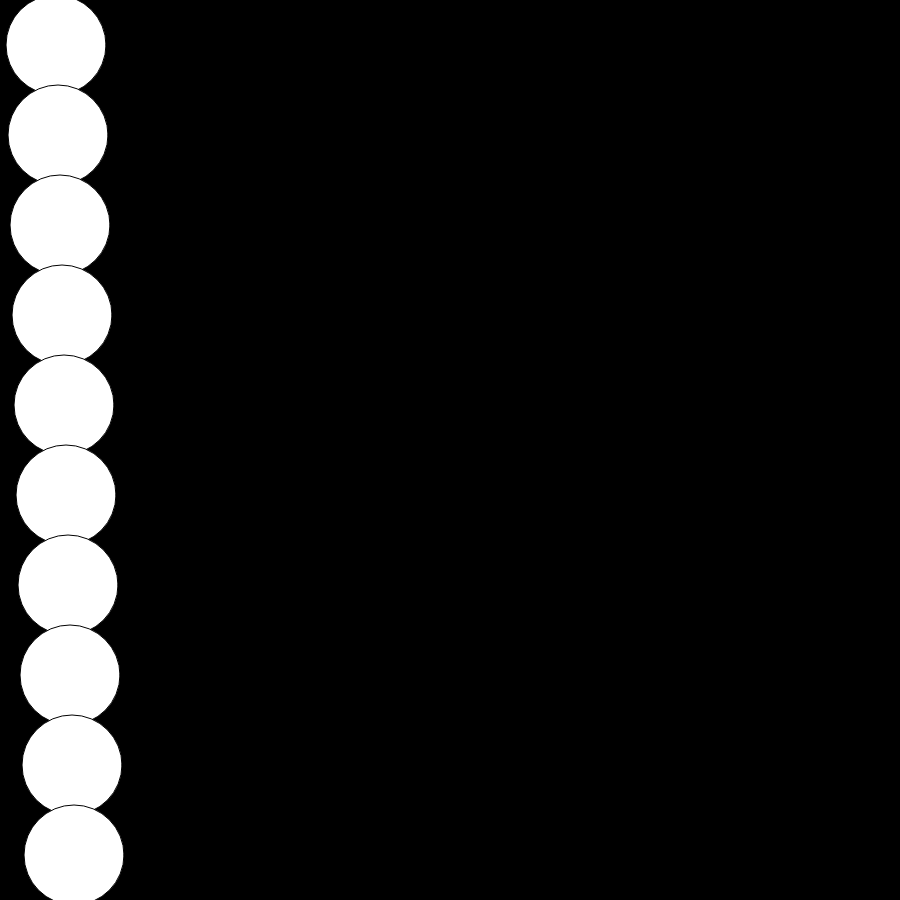
Frame 1 (no input)
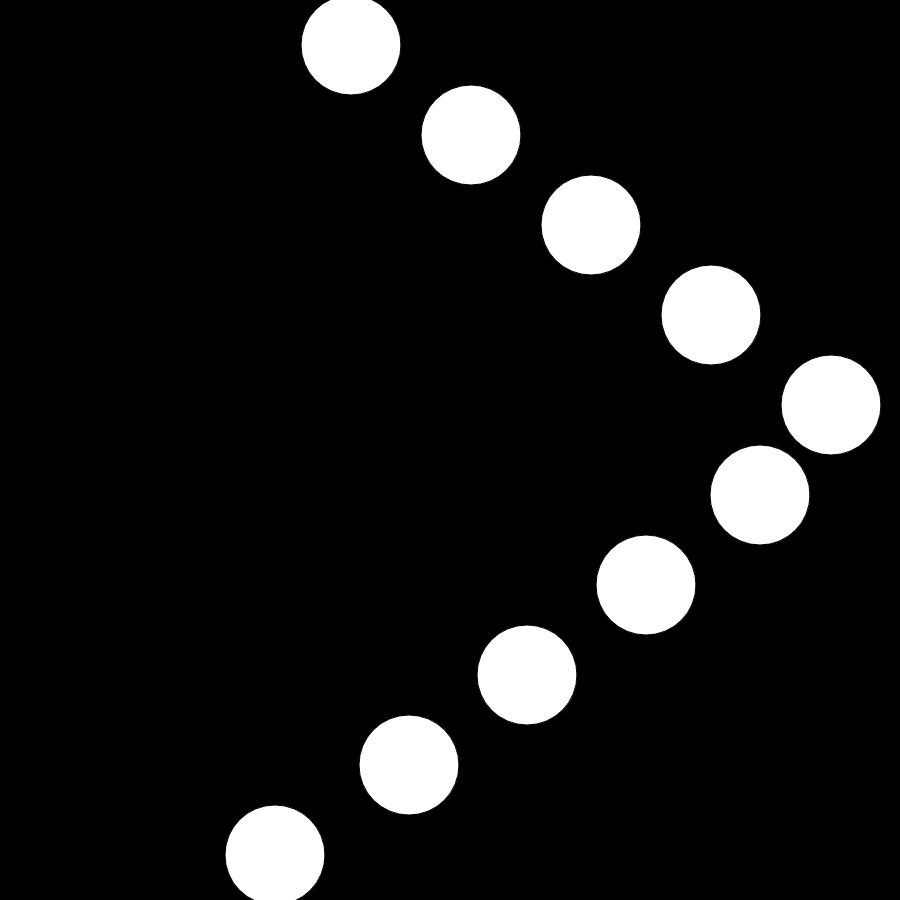
Frame 60 (no input)
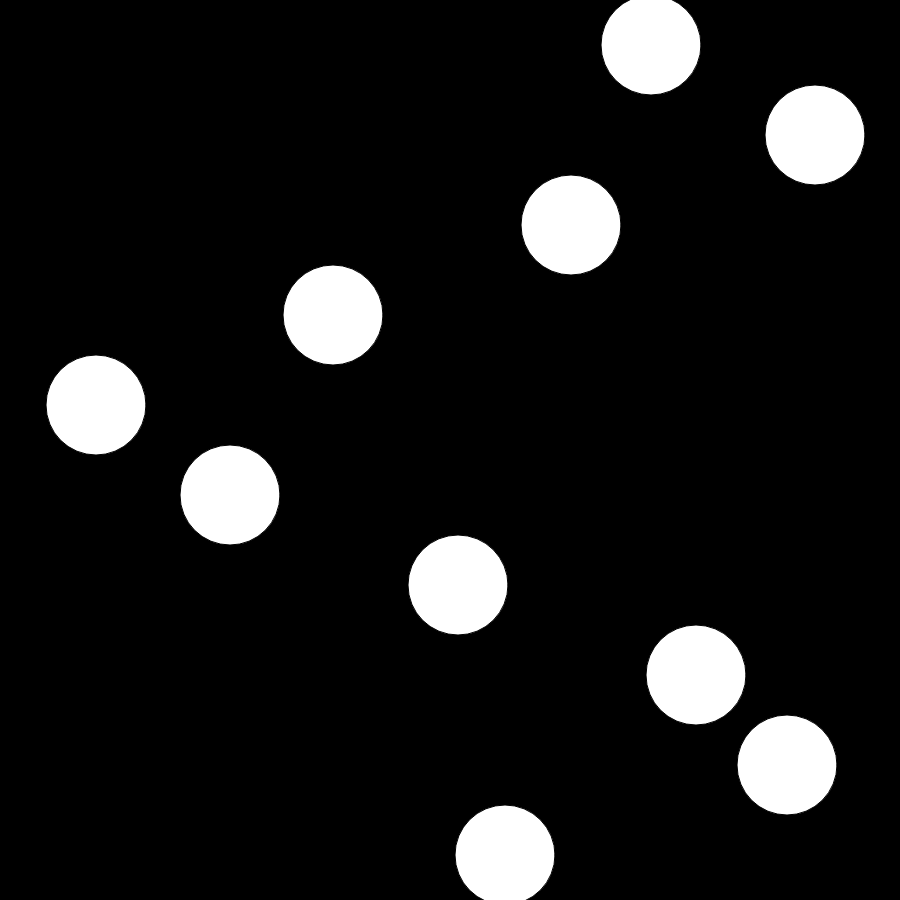
Frame 120 (the mouse pressed at the canvas centre since frame 60)

The p5.js sketch that drew these frames (run headless with seeded random() and noise() and a simulated clock; from frame 60 on, the mouse is pressed at the canvas centre):

// p5.js sketch
// ── sketch.js
let amount = 10;
let diameter = 100;
let radius = diameter/2;
let startingX = 0;
let startingSpeed = 5;
let speedOffset = 2;
const bouncers = [];

function setup(){
    createCanvas(900, 900);
    fill(255);
    createCircles();
}

function draw(){
    background(0);
    bouncers.forEach(bouncer => {
        bouncer.move();
        bouncer.show();
    });
}

function createCircles(){
    let offset = height / amount
    for (let i = 0; i < amount; i++) {
        bouncers[i] = new Bouncer(radius + 1, i*offset + offset/2, diameter, startingSpeed + i * speedOffset, width);
    }
}

class Bouncer{
    constructor(x, y, diameter, speed, canvasWidth){
        this.x = x;
        this.y = y;
        this.speed = speed;
        this.diameter = diameter;
        this.canvasWidth = canvasWidth;

        this.radius = diameter / 2;
    }

    move(){
        this.x += this.speed;
        if(this.x + this.radius > this.canvasWidth){
            this.speed *= -1;
            this.x = this.canvasWidth - this.radius;
        } else if(this.x - this.radius < 0){
            this.speed *= -1;
            this.x = 0 + this.radius;
        }
    }

    show(){
        circle(this.x, this.y, this.diameter);
    }
}
